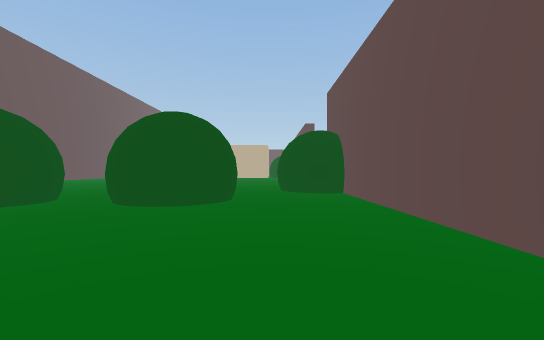
[1] (above)

24 first-person views from a walk through a Unity game level. The camera is 1.2 m above the floor, looks level and sees 90° across. The floor is counted in squares, 2 m on a side. Each view is taken from the middle of a square. On the plan, view 1 faces up. The plan holds only what a view shows up to about 9 squares ahead; the rest is blank. The place goes on beyond the plan. The player is left out.

[2]
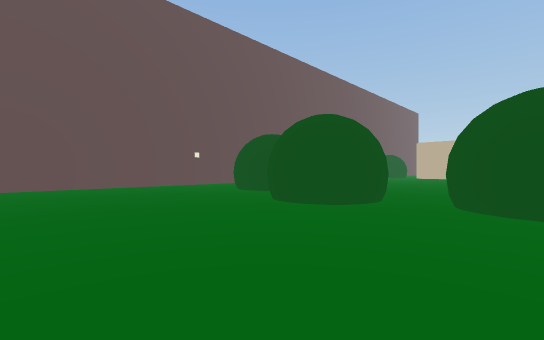

[3]
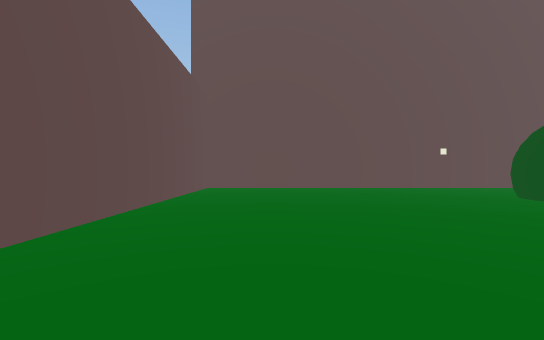

[4]
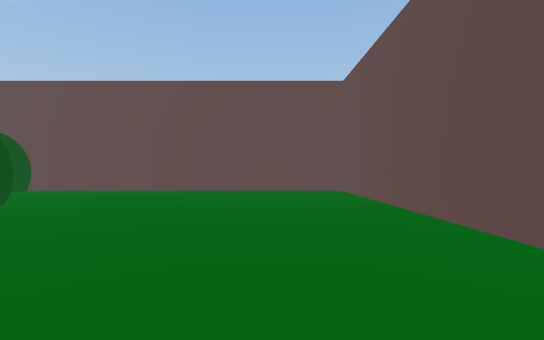

[5]
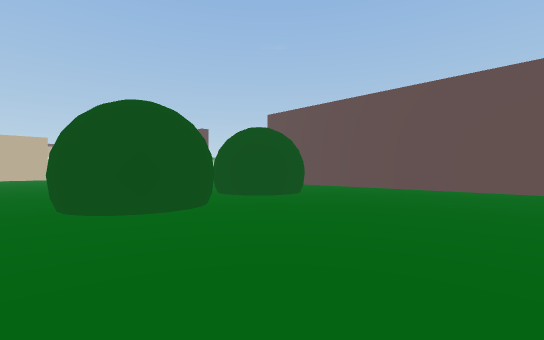

[6]
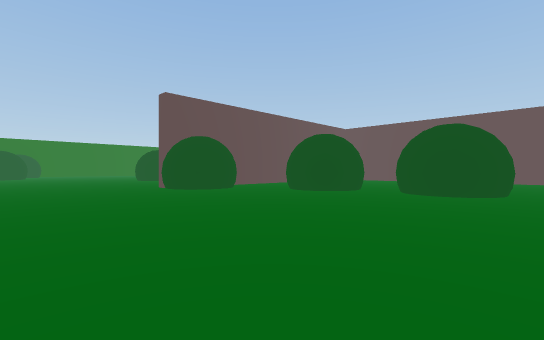

[7]
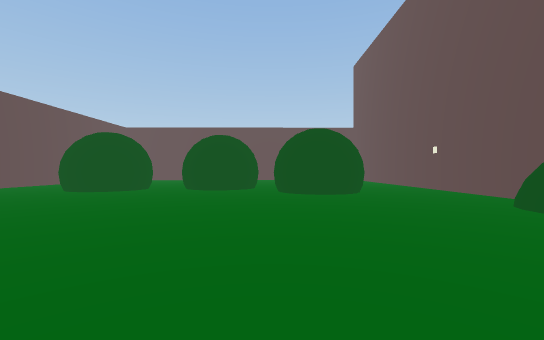

[8]
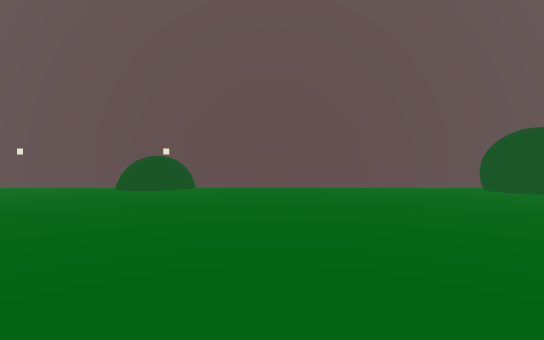

[9]
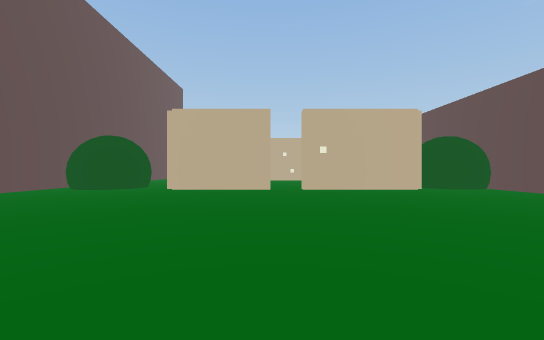

[10]
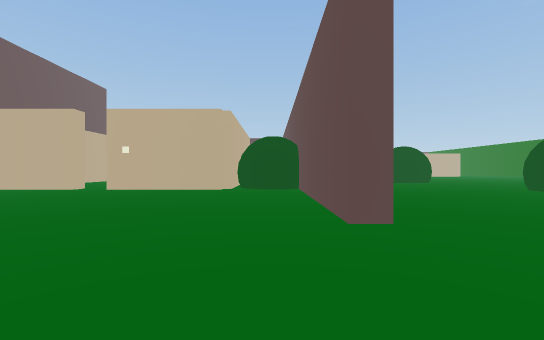

[11]
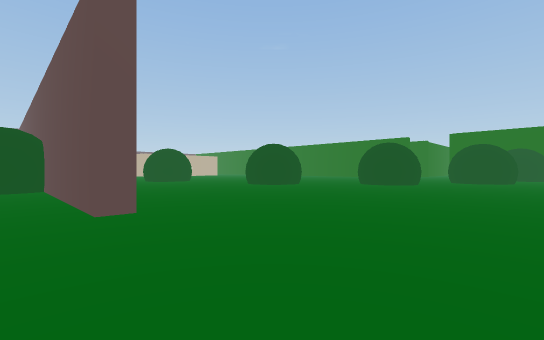

[12]
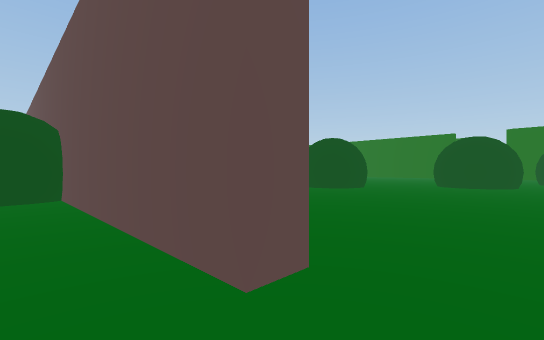

[13]
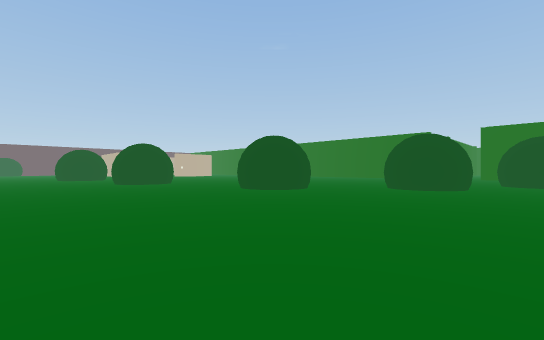

[14]
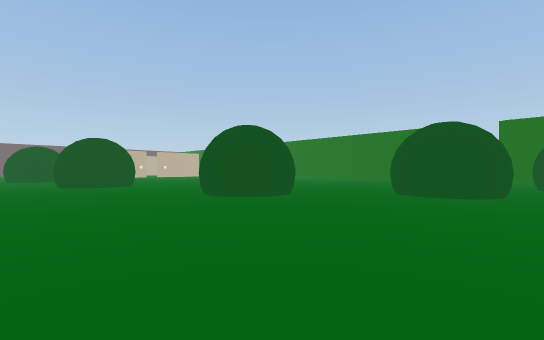

[15]
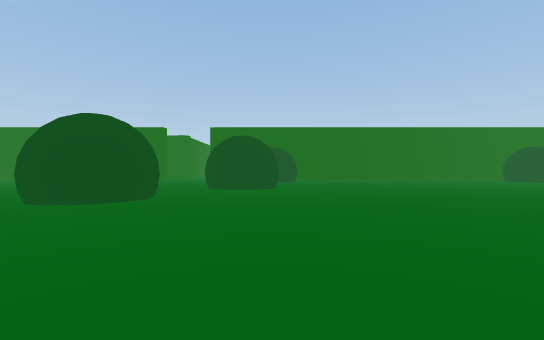

[16]
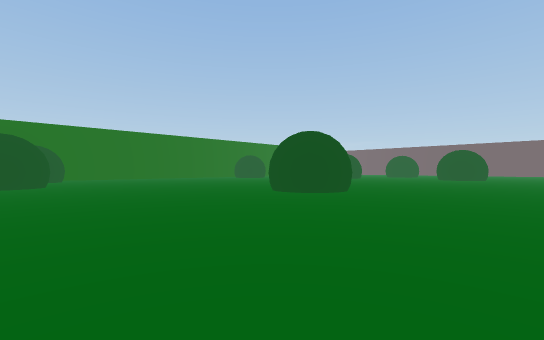

[17]
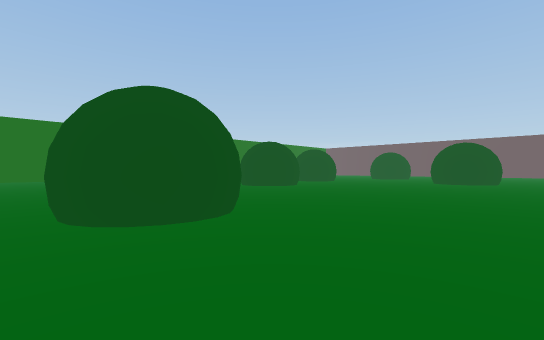

[18]
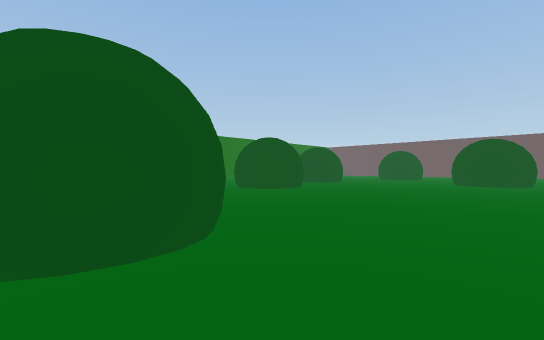

[19]
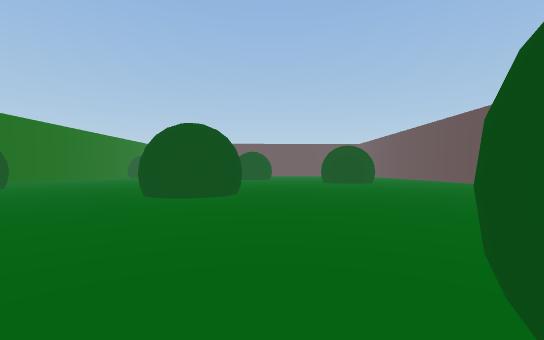

[20]
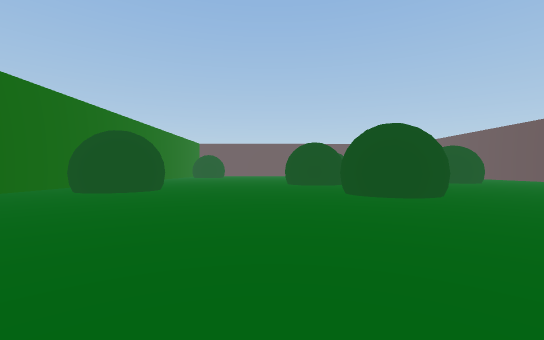

[21]
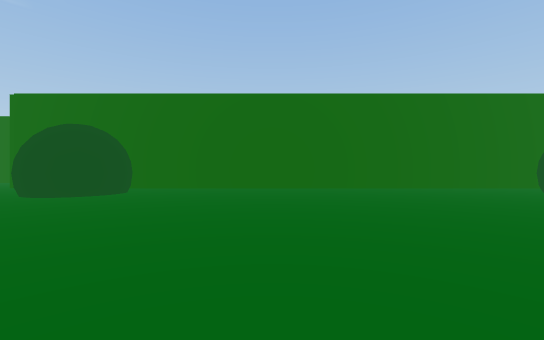

[22]
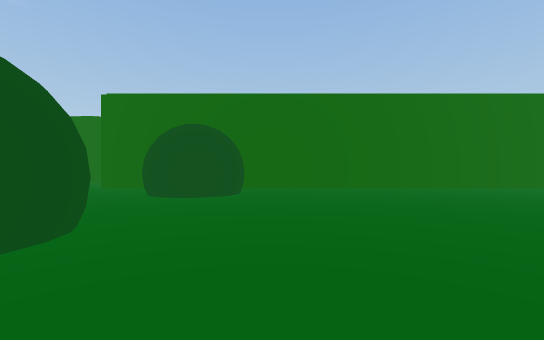

[23]
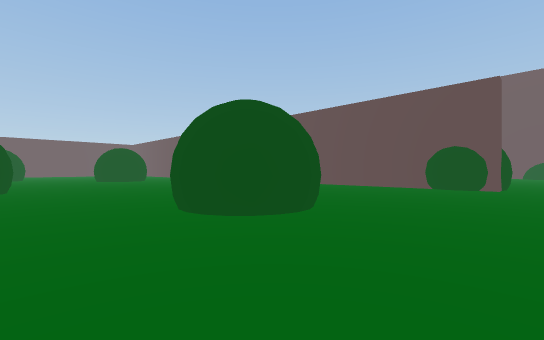

[24]
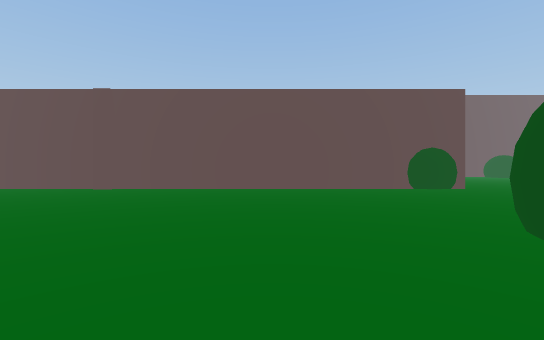

### Floor plan
Key: @ floor where view 1 was taken; # wall or solid block; x gap in a wall; . floor.
Columns run from 12 left of view 1 to 23 right of it. Each row starts with its distance up from view 1.
 26                  ..#
 25                ....#
 24                ......
 23                .......
 22                .......
 21 ###.#      ####.......
 20 ###.########..#......#
 19 #.............#......##....
 18 #.............#............
 17 #.............#...........
 16 #.............#.........#
 15 #.......................##...    ..#
 14 #...........................#   ...#
 13 #...........................# ...# #
 12 #...........................##..## #
 11 ##..............................##.#
 10 ##.................................#
  9 #............##....................#
  8 #............##....................#
  7 #..##........##.....###............#
  6 #..##x##.###..#.....###............#
  5 #.....##x###..#....................#
  4 #.....##......#....................#
  3 #.............#....................#
  2 #.............#....................#
  1 #.............#.........###........#
  0 #...........@.#.........###.....##.#
 -1 #.............#.......... ......# .#
 -2 ###############.......... ......#  #
 -3               #.......

Positions as (right, up) in squares from view 1, and headings:
1: (0, 0), facing up
2: (-2, 0), facing up-left
3: (-3, 0), facing left
4: (-6, 0), facing right
5: (-7, 0), facing up-right
6: (-7, 13), facing down-right
7: (-7, 14), facing down
8: (-3, 14), facing left
9: (-5, 12), facing up
10: (1, 12), facing up
11: (1, 11), facing up-right
12: (1, 14), facing up-right
13: (3, 13), facing up-right
14: (5, 14), facing up-right
15: (7, 12), facing right
16: (4, 13), facing down-right
17: (5, 8), facing down-right
18: (6, 7), facing down-right
19: (11, 7), facing down
20: (16, 7), facing down
21: (14, 7), facing right
22: (14, 10), facing right
23: (12, 10), facing down-left
24: (11, 3), facing left
